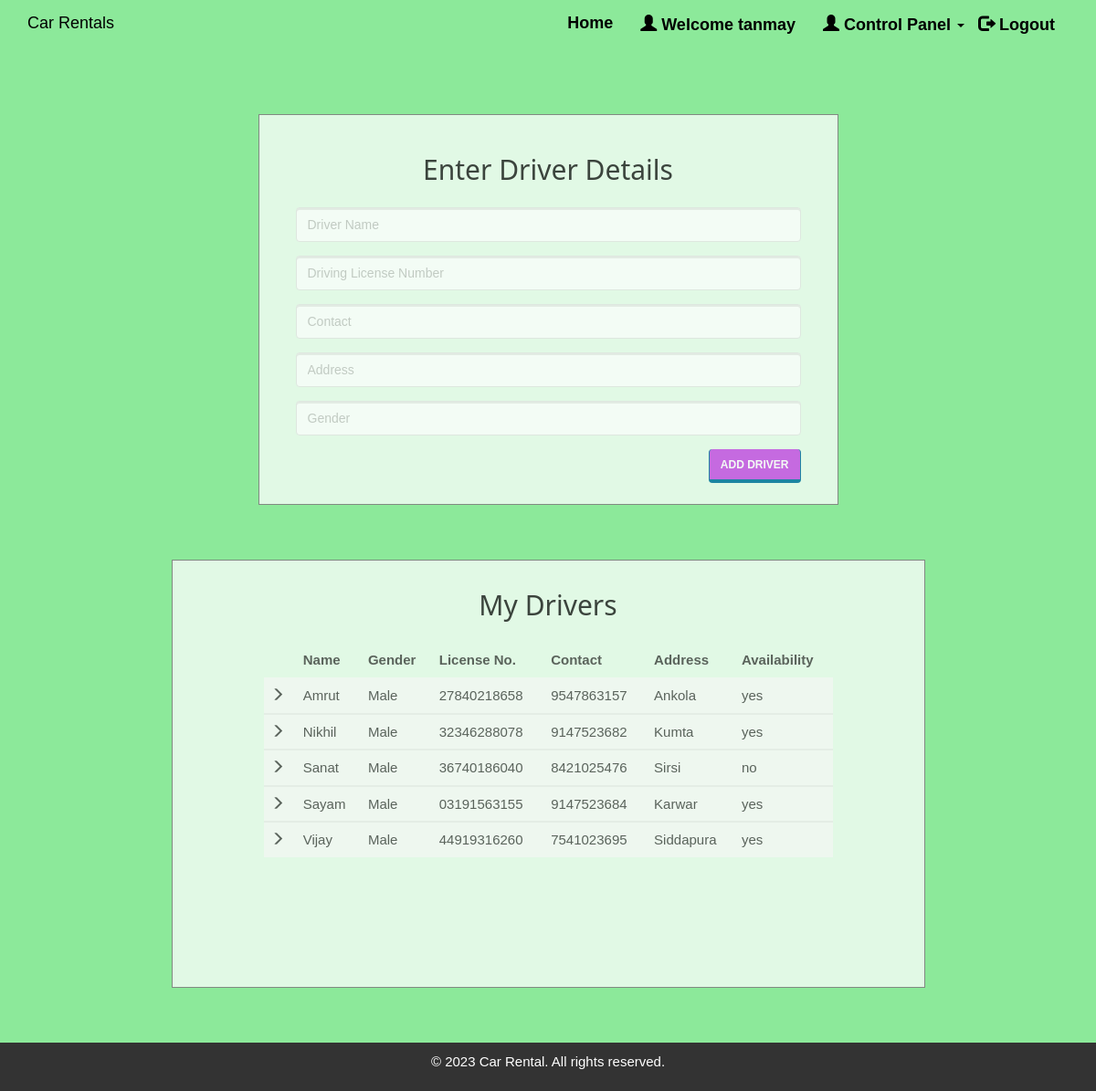
The app's page /enterdriver.php (signed in) with its own data.
### tables this page shows
CREATE TABLE IF NOT EXISTS `driver` (
`driver_id` int(20) NOT NULL,
  `driver_name` varchar(50) NOT NULL,
  `dl_number` varchar(50) NOT NULL,
  `driver_phone` varchar(15) NOT NULL,
  `driver_address` varchar(50) NOT NULL,
  `driver_gender` varchar(10) NOT NULL,
  `client_username` varchar(50) NOT NULL,
  `driver_availability` varchar(10) NOT NULL
);

### enterdriver.php (the view, shortened to what this page needs)
<!DOCTYPE html>
<html>
<?php
include('session_client.php'); ?>
<head>
  <link rel="stylesheet" href="assets/bootstrap/css/bootstrap.min.css">
  <link rel="stylesheet" href="assets/fonts/font-awesome.min.css">
  <link rel="stylesheet" href="assets/w3css/w3.css">
  <link rel="stylesheet" type="text/css" href="assets/css/customerlogin.css">
  <link rel="stylesheet" type="text/css" media="screen" href="assets/css/clientpage.css" />
</head>
<body style="background-color:#8ce99a">
  <nav class="navbar navbar-custom navbar-fixed-top" role="navigation" style="color: black">
    <div class="container">
      <div class="navbar-header">
        <a class="navbar-brand page-scroll" href="index.php">
          Car Rentals </a>
      </div>
      <?php
      if (isset($_SESSION['login_client'])) {
        ?>
        <div class="collapse navbar-collapse navbar-right navbar-main-collapse">
          <ul class="nav navbar-nav">
            <li>
              <a style="font-size:18px;font-weight:800" href="index.php">Home</a>
            </li>
            <li>
              <a style="font-size:18px;font-weight:800" href="#"><span class="glyphicon glyphicon-user"></span> Welcome
                <?php echo $_SESSION['login_client']; ?>
              </a>
            </li>
            <li>
              <ul class="nav navbar-nav navbar-right">
                <li><a style="font-size:18px;font-weight:800" href="#" class="dropdown-toggle active"
                    data-toggle="dropdown" role="button" aria-haspopup="true" aria-expanded="false"><span
                      class="glyphicon glyphicon-user"></span> Control Panel <span class="caret"></span> </a>
                </li>
              </ul>
            </li>
            <li>
              <a style="font-size:18px;font-weight:800" href="logout.php"><span
                  class="glyphicon glyphicon-log-out"></span> Logout</a>
            </li>
          </ul>
        </div>
        <?php
      } else if (isset($_SESSION['login_customer'])) {
        ?>
          <div class="collapse navbar-collapse navbar-right navbar-main-collapse">
            <ul class="nav navbar-nav">
              <li>
                <a style="font-size:18px;font-weight:800" href="index.php">Home</a>
              </li>
              <li>
                <a style="font-size:18px;font-weight:800" href="#"><span class="glyphicon glyphicon-user"></span> Welcome
                <?php echo $_SESSION['login_customer']; ?>
                </a>
              </li>
              <li>
                <a style="font-size:18px;font-weight:800" href="#">History</a>
              </li>
              <li>
                <a style="font-size:18px;font-weight:800" href="logout.php"><span
                    class="glyphicon glyphicon-log-out"></span> Logout</a>
              </li>
            </ul>
          </div>
      <?php }
      ?>
    </div>
  </nav>
  <div class="container" style="margin-top: 65px;">
    <div class="col-md-7" style="float: none; margin: 0 auto;">
      <div class="form-area" style="background-color:#ebfbee">
        <form role="form" action="enterdriver1.php" method="POST">
          <br style="clear: both">
          <h3 style="margin-bottom: 25px; text-align: center; font-size: 30px;"> Enter Driver Details </h3>
          <div class="form-group">
            <input type="text" class="form-control" id="driver_name" name="driver_name" placeholder="Driver Name "
              required autofocus="">
          </div>
          <div class="form-group">
            <input type="text" class="form-control" id="dl_number" name="dl_number" placeholder="Driving License Number"
              required>
          </div>
          <div class="form-group">
            <input type="text" class="form-control" id="driver_phone" name="driver_phone" placeholder="Contact"
              required>
          </div>
          <div class="form-group">
            <input type="text" class="form-control" id="driver_address" name="driver_address" placeholder="Address"
              required>
          </div>
          <div class="form-group">
            <input type="text" class="form-control" id="driver_gender" name="driver_gender" placeholder="Gender"
              required>
          </div>
          <button type="submit" id="submit" name="submit" class="btn btn-primary pull-right"> Add Driver</button>
        </form>
      </div>
    </div>
    <div class="col-md-9" style="float: none; margin: 0 auto;">
      <div class="form-area" style="padding: 0px 100px 100px 100px;background-color:#ebfbee">
        <form action="" method="POST">
          <br style="clear: both">
          <h3 style="margin-bottom: 25px; text-align: center; font-size: 30px;"> My Drivers </h3>
          <?php
          $user_check = $_SESSION['login_client'];
          $sql = "SELECT * FROM driver d WHERE d.client_username='$user_check' ORDER BY driver_name";
          $result = mysqli_query($conn, $sql);
          if (mysqli_num_rows($result) > 0) {
            ?>
            <table class="table table-striped">
              <thead class="thead-dark">
                <tr>
                  <th> </th>
                  <th> Name</th>
                  <th> Gender </th>
                  <th> License No. </th>
                  <th> Contact </th>
                  <th> Address </th>
                  <th> Availability </th>
                </tr>
              </thead>
              <?PHP
              while ($row = mysqli_fetch_assoc($result)) {
                ?>
                <tbody>
                  <tr>
                    <td> <span class="glyphicon glyphicon-menu-right"></span> </td>
                    <td>
                      <?php echo $row["driver_name"]; ?>
                    </td>
                    <td>
                      <?php echo $row["driver_gender"]; ?>
                    </td>
                    <td>
                      <?php echo $row["dl_number"]; ?>
                    </td>
                    <td>
                      <?php echo $row["driver_phone"]; ?>
                    </td>
                    <td>
                      <?php echo $row["driver_address"]; ?>
                    </td>
                    <td>
                      <?php echo $row["driver_availability"]; ?>
                    </td>
                  </tr>
                </tbody>
              <?php } ?>
            </table>
            <br>
          <?php } else { ?>
            <h4>
              <center>0 Drivers available</center>
            </h4>
          <?php } ?>
        </form>
      </div>
    </div>
  </div>
</body>
<footer style="text-align: center; padding: 10px; background-color: #333; color: #fff;">
  <p>&copy; 2023 Car Rental. All rights reserved.</p>
</footer>
</html>

### assets/w3css/w3.css (style rules this page uses)
*,*:before,*:after { box-sizing:inherit }
html { -ms-text-size-adjust:100%;-webkit-text-size-adjust:100% }
body { margin:0 }
article,aside,details,figcaption,figure,footer,header,main,menu,nav,section,summary { display:block }
a { background-color:transparent;-webkit-text-decoration-skip:objects; }
button,input,select,textarea { font:inherit;margin:0 }
button,input { overflow:visible }
button,select { text-transform:none }
button,html [type=button],[type=reset],[type=submit] { -webkit-appearance:button }
html,body { font-family:Verdana,sans-serif;font-size:15px;line-height:1.5 }
html { overflow-x:hidden }
h3 { font-size:24px }
h1,h2,h3,h4,h5,h6 { font-family:"Segoe UI",Arial,sans-serif;font-weight:400;margin:10px 0 }
a { color:inherit }

### assets/css/customerlogin.css (style rules this page uses)
body, html { height: 100%; }
body { padding-top: 50px; background-size: 100%; }
footer { display: block; }

### assets/css/clientpage.css (style rules this page uses)
.form-area { background-color: #FAFAFA; padding: 10px 40px 60px; margin: 10px 0px 60px; border: 1px solid GREY; opacity: 0.9; }

### records on screen
driver: driver_name "Amrut", driver_gender "Male", dl_number "27840218658", driver_phone "9547863157", driver_address "Ankola", driver_availability "yes"
driver: driver_name "Nikhil", driver_gender "Male", dl_number "32346288078", driver_phone "9147523682", driver_address "Kumta", driver_availability "yes"
driver: driver_name "Sanat", driver_gender "Male", dl_number "36740186040", driver_phone "8421025476", driver_address "Sirsi", driver_availability "no"
driver: driver_name "Sayam", driver_gender "Male", dl_number "03191563155", driver_phone "9147523684", driver_address "Karwar", driver_availability "yes"
driver: driver_name "Vijay", driver_gender "Male", dl_number "44919316260", driver_phone "7541023695", driver_address "Siddapura", driver_availability "yes"

### other values on screen
$_SESSION['login_client'] "tanmay"
